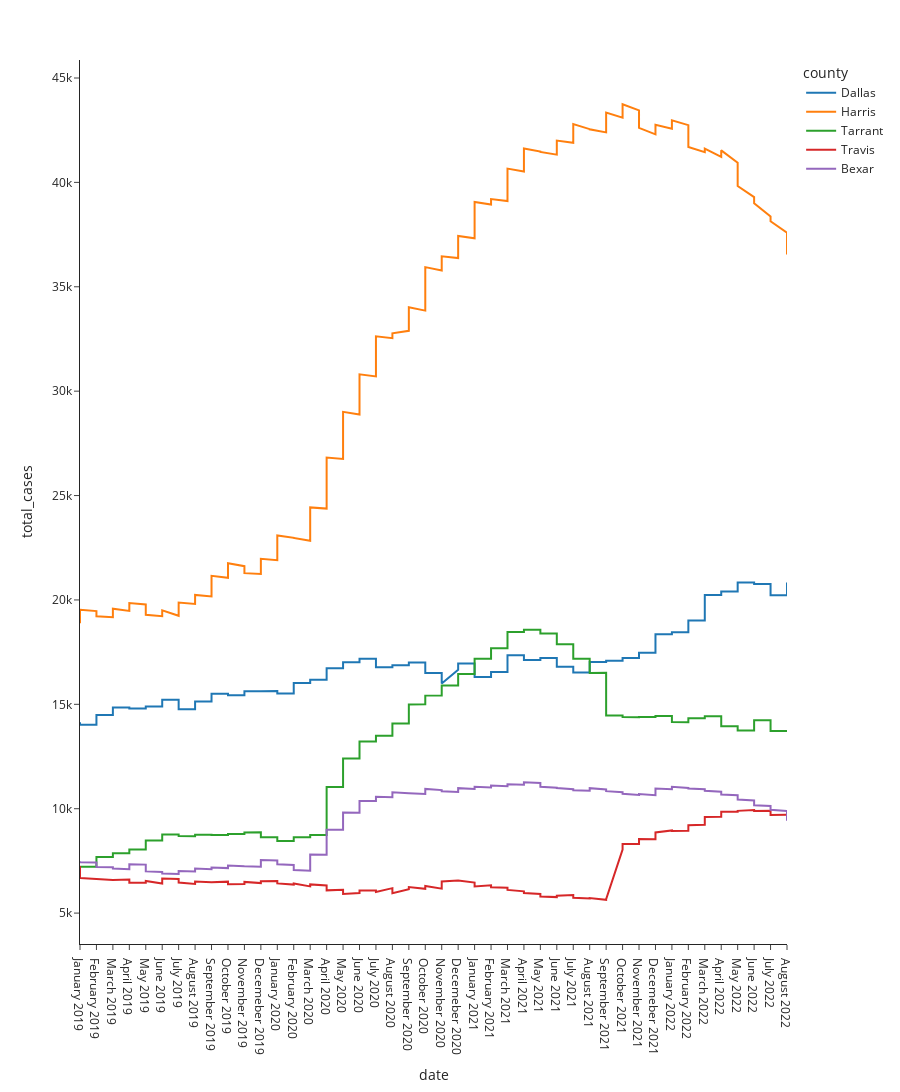

Notebook cell for this chart:
### Code cell
dfa = df.loc[((df['name'] == 'Active Cases') & (df['date'] != 'September 2022'))]

px.line(dfa, 'date', 'total_cases', color='county', template='simple_white', height=1200)

### Figure 1 — Plotly figure (JSON) as saved in the notebook; plotly's stock layout.template omitted (floating-point values rounded to 4 significant figures)
{"data": [{"hovertemplate": "county=Dallas<br>date=%{x}<br>total_cases=%{y}<extra></extra>", "legendgroup": "Dallas", "line": {"color": "#1F77B4", "dash": "solid"}, "marker": {"symbol": "circle"}, "mode": "lines", "name": "Dallas", "orientation": "v", "showlegend": true, "type": "scatter", "x": ["January 2019", "January 2019", "February 2019", "February 2019", "March 2019", "March 2019", "April 2019", "April 2019", "May 2019", "May 2019", "June 2019", "June 2019", "July 2019", "July 2019", "August 2019", "August 2019", "September 2019", "September 2019", "October 2019", "October 2019", "November 2019", "November 2019", "Decemeber 2019", "Decemeber 2019", "January 2020", "January 2020", "February 2020", "February 2020", "March 2020", "March 2020", "April 2020", "April 2020", "May 2020", "May 2020", "June 2020", "June 2020", "July 2020", "July 2020", "August 2020", "August 2020", "September 2020", "September 2020", "October 2020", "October 2020", "November 2020", "November 2020", "Decemeber 2020", "Decemeber 2020", "January 2021", "January 2021", "February 2021", "February 2021", "March 2021", "March 2021", "April 2021", "April 2021", "May 2021", "May 2021", "June 2021", "June 2021", "July 2021", "July 2021", "August 2021", "August 2021", "September 2021", "September 2021", "October 2021", "October 2021", "November 2021", "November 2021", "Decemeber 2021", "Decemeber 2021", "January 2022", "January 2022", "February 2022", "February 2022", "March 2022", "March 2022", "April 2022", "April 2022", "May 2022", "May 2022", "June 2022", "June 2022", "July 2022", "July 2022", "August 2022", "August 2022"], "xaxis": "x", "y": [14143, 14016, 14016, 14491, 14491, 14853, 14853, 14802, 14802, 14891, 14891, 15217, 15217, 14762, 14762, 15135, 15135, 15510, 15510, 15437, 15437, 15630, 15630, 15636, 15636, 15522, 15522, 16016, 16016, 16183, 16183, 16727, 16727, 17010, 17010, 17180, 17180, 16780, 16780, 16875, 16875, 17001, 17001, 16504, 16500, 15999, 16650, 16957, 16957, 16304, 16304, 16544, 16544, 17347, 17347, 17120, 17120, 17220, 17220, 16797, 16797, 16521, 16521, 17025, 17025, 17089, 17089, 17219, 17219, 17471, 17471, 18352, 18352, 18449, 18449, 19012, 19012, 20234, 20234, 20409, 20409, 20832, 20832, 20767, 20767, 20223, 20223, 20834], "yaxis": "y"}, {"hovertemplate": "county=Harris<br>date=%{x}<br>total_cases=%{y}<extra></extra>", "legendgroup": "Harris", "line": {"color": "#FF7F0E", "dash": "solid"}, "marker": {"symbol": "circle"}, "mode": "lines", "name": "Harris", "orientation": "v", "showlegend": true, "type": "scatter", "x": ["January 2019", "January 2019", "February 2019", "February 2019", "March 2019", "March 2019", "April 2019", "April 2019", "May 2019", "May 2019", "June 2019", "June 2019", "July 2019", "July 2019", "August 2019", "August 2019", "September 2019", "September 2019", "October 2019", "October 2019", "November 2019", "November 2019", "Decemeber 2019", "Decemeber 2019", "January 2020", "January 2020", "February 2020", "February 2020", "March 2020", "March 2020", "April 2020", "April 2020", "May 2020", "May 2020", "June 2020", "June 2020", "July 2020", "July 2020", "August 2020", "August 2020", "September 2020", "September 2020", "October 2020", "October 2020", "November 2020", "November 2020", "Decemeber 2020", "Decemeber 2020", "January 2021", "January 2021", "February 2021", "February 2021", "March 2021", "March 2021", "April 2021", "April 2021", "May 2021", "May 2021", "June 2021", "June 2021", "July 2021", "July 2021", "August 2021", "August 2021", "September 2021", "September 2021", "October 2021", "October 2021", "November 2021", "November 2021", "Decemeber 2021", "Decemeber 2021", "January 2022", "January 2022", "February 2022", "February 2022", "March 2022", "March 2022", "April 2022", "April 2022", "May 2022", "May 2022", "June 2022", "June 2022", "July 2022", "July 2022", "August 2022", "August 2022"], "xaxis": "x", "y": [18884, 19530, 19467, 19213, 19174, 19581, 19472, 19850, 19783, 19290, 19219, 19504, 19241, 19875, 19804, 20242, 20167, 21156, 21061, 21760, 21616, 21283, 21246, 21970, 21904, 23091, 22976, 22965, 22831, 24433, 24375, 26823, 26751, 29009, 28882, 30804, 30705, 32627, 32537, 32773, 32889, 34021, 33858, 35941, 35784, 36459, 36376, 37437, 37323, 39064, 38938, 39201, 39103, 40659, 40518, 41628, 41480, 41458, 41330, 42004, 41898, 42789, 42551, 42541, 42396, 43347, 43098, 43745, 43450, 42612, 42299, 42764, 42575, 42969, 42742, 41692, 41451, 41613, 41224, 41534, 40943, 39823, 39296, 39003, 38368, 38137, 37590, 36542], "yaxis": "y"}, {"hovertemplate": "county=Tarrant<br>date=%{x}<br>total_cases=%{y}<extra></extra>", "legendgroup": "Tarrant", "line": {"color": "#2CA02C", "dash": "solid"}, "marker": {"symbol": "circle"}, "mode": "lines", "name": "Tarrant", "orientation": "v", "showlegend": true, "type": "scatter", "x": ["January 2019", "January 2019", "February 2019", "February 2019", "March 2019", "March 2019", "April 2019", "April 2019", "May 2019", "May 2019", "June 2019", "June 2019", "July 2019", "July 2019", "August 2019", "August 2019", "September 2019", "September 2019", "October 2019", "October 2019", "November 2019", "November 2019", "Decemeber 2019", "Decemeber 2019", "January 2020", "January 2020", "February 2020", "February 2020", "March 2020", "March 2020", "April 2020", "April 2020", "May 2020", "May 2020", "June 2020", "June 2020", "July 2020", "July 2020", "August 2020", "August 2020", "September 2020", "September 2020", "October 2020", "October 2020", "November 2020", "November 2020", "Decemeber 2020", "Decemeber 2020", "January 2021", "January 2021", "February 2021", "February 2021", "March 2021", "March 2021", "April 2021", "April 2021", "May 2021", "May 2021", "June 2021", "June 2021", "July 2021", "July 2021", "August 2021", "August 2021", "September 2021", "September 2021", "October 2021", "October 2021", "November 2021", "November 2021", "Decemeber 2021", "Decemeber 2021", "January 2022", "January 2022", "February 2022", "February 2022", "March 2022", "March 2022", "April 2022", "April 2022", "May 2022", "May 2022", "June 2022", "June 2022", "July 2022", "July 2022", "August 2022", "August 2022"], "xaxis": "x", "y": [7233, 7219, 7218, 7687, 7688, 7867, 7866, 8042, 8047, 8480, 8478, 8765, 8767, 8687, 8685, 8757, 8757, 8740, 8741, 8784, 8784, 8863, 8869, 8636, 8632, 8448, 8451, 8633, 8632, 8746, 8746, 11038, 11038, 12400, 12401, 13214, 13214, 13496, 13495, 14077, 14078, 14991, 15000, 15417, 15428, 15906, 15905, 16454, 16454, 17179, 17181, 17684, 17684, 18468, 18467, 18566, 18566, 18389, 18393, 17883, 17882, 17177, 17177, 16503, 16507, 14464, 14462, 14388, 14377, 14395, 14393, 14435, 14435, 14148, 14146, 14331, 14331, 14433, 14434, 13951, 13950, 13747, 13748, 14232, 14236, 13725, 13726, 13753], "yaxis": "y"}, {"hovertemplate": "county=Travis<br>date=%{x}<br>total_cases=%{y}<extra></extra>", "legendgroup": "Travis", "line": {"color": "#D62728", "dash": "solid"}, "marker": {"symbol": "circle"}, "mode": "lines", "name": "Travis", "orientation": "v", "showlegend": true, "type": "scatter", "x": ["January 2019", "January 2019", "February 2019", "February 2019", "March 2019", "March 2019", "April 2019", "April 2019", "May 2019", "May 2019", "June 2019", "June 2019", "July 2019", "July 2019", "August 2019", "August 2019", "September 2019", "September 2019", "October 2019", "October 2019", "November 2019", "November 2019", "Decemeber 2019", "Decemeber 2019", "January 2020", "January 2020", "February 2020", "February 2020", "March 2020", "March 2020", "April 2020", "April 2020", "May 2020", "May 2020", "June 2020", "June 2020", "July 2020", "July 2020", "August 2020", "August 2020", "September 2020", "September 2020", "October 2020", "October 2020", "November 2020", "November 2020", "Decemeber 2020", "Decemeber 2020", "January 2021", "January 2021", "February 2021", "February 2021", "March 2021", "March 2021", "April 2021", "April 2021", "May 2021", "May 2021", "June 2021", "June 2021", "July 2021", "July 2021", "August 2021", "August 2021", "September 2021", "September 2021", "October 2021", "October 2021", "November 2021", "November 2021", "Decemeber 2021", "Decemeber 2021", "January 2022", "January 2022", "February 2022", "February 2022", "March 2022", "March 2022", "April 2022", "April 2022", "May 2022", "May 2022", "June 2022", "June 2022", "July 2022", "July 2022", "August 2022", "August 2022"], "xaxis": "x", "y": [7250, 6684, 6631, 6633, 6598, 6585, 6613, 6451, 6451, 6536, 6418, 6654, 6629, 6464, 6394, 6514, 6476, 6482, 6507, 6383, 6388, 6494, 6438, 6529, 6542, 6421, 6365, 6420, 6279, 6374, 6320, 6089, 6118, 5918, 5961, 6085, 6086, 6007, 6195, 5949, 6142, 6247, 6162, 6302, 6169, 6519, 6541, 6565, 6463, 6278, 6329, 6242, 6217, 6112, 6042, 5960, 5916, 5798, 5767, 5829, 5867, 5733, 5705, 5723, 5637, 5662, 8047, 8310, 8309, 8544, 8538, 8861, 8957, 8932, 8945, 9209, 9226, 9605, 9612, 9849, 9859, 9898, 9940, 9892, 9902, 9697, 9705, 9746], "yaxis": "y"}, {"hovertemplate": "county=Bexar<br>date=%{x}<br>total_cases=%{y}<extra></extra>", "legendgroup": "Bexar", "line": {"color": "#9467BD", "dash": "solid"}, "marker": {"symbol": "circle"}, "mode": "lines", "name": "Bexar", "orientation": "v", "showlegend": true, "type": "scatter", "x": ["January 2019", "January 2019", "February 2019", "February 2019", "March 2019", "March 2019", "April 2019", "April 2019", "May 2019", "May 2019", "June 2019", "June 2019", "July 2019", "July 2019", "August 2019", "August 2019", "September 2019", "September 2019", "October 2019", "October 2019", "November 2019", "November 2019", "Decemeber 2019", "Decemeber 2019", "January 2020", "January 2020", "February 2020", "February 2020", "March 2020", "March 2020", "April 2020", "April 2020", "May 2020", "May 2020", "June 2020", "June 2020", "July 2020", "July 2020", "August 2020", "August 2020", "September 2020", "September 2020", "October 2020", "October 2020", "November 2020", "November 2020", "Decemeber 2020", "Decemeber 2020", "January 2021", "January 2021", "February 2021", "February 2021", "March 2021", "March 2021", "April 2021", "April 2021", "May 2021", "May 2021", "June 2021", "June 2021", "July 2021", "July 2021", "August 2021", "August 2021", "September 2021", "September 2021", "October 2021", "October 2021", "November 2021", "November 2021", "Decemeber 2021", "Decemeber 2021", "January 2022", "January 2022", "February 2022", "February 2022", "March 2022", "March 2022", "April 2022", "April 2022", "May 2022", "May 2022", "June 2022", "June 2022", "July 2022", "July 2022", "August 2022", "August 2022"], "xaxis": "x", "y": [7479, 7436, 7423, 7213, 7194, 7136, 7105, 7338, 7322, 6998, 6972, 6900, 6872, 7011, 6995, 7132, 7103, 7183, 7156, 7281, 7240, 7242, 7223, 7547, 7525, 7342, 7304, 7066, 7031, 7809, 7798, 8995, 8992, 9817, 9809, 10372, 10365, 10574, 10547, 10787, 10775, 10745, 10704, 10948, 10892, 10832, 10805, 10984, 10947, 11054, 11015, 11108, 11080, 11169, 11151, 11268, 11230, 11046, 11004, 10990, 10933, 10884, 10857, 10984, 10926, 10840, 10788, 10717, 10661, 10699, 10650, 10965, 10932, 11048, 10996, 10968, 10932, 10860, 10813, 10677, 10642, 10441, 10392, 10165, 10134, 9947, 9893, 9426], "yaxis": "y"}], "layout": {"height": 1200, "legend": {"title": {"text": "county"}, "tracegroupgap": 0}, "margin": {"t": 60}, "xaxis": {"anchor": "y", "domain": [0, 1], "title": {"text": "date"}}, "yaxis": {"anchor": "x", "domain": [0, 1], "title": {"text": "total_cases"}}}}
